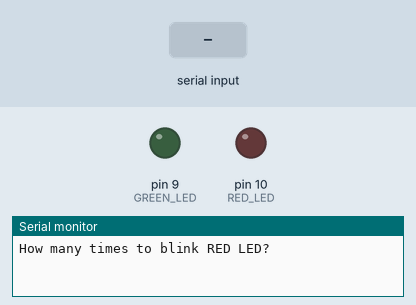
This sketch was run on a simulated Arduino Uno, built with avr-gcc and run on an emulated ATmega328P. Shown: output pins drawn as LEDs (lit = HIGH), the last lines printed to the serial monitor. The inputs (shaded band) are chosen by the test bench.

Above: at 0.9 s.
1.0 s: "90,45\n" received over Serial
At 1.1 s:
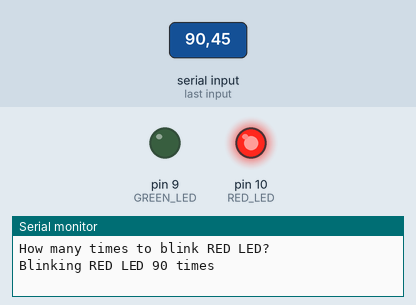
At 37.4 s:
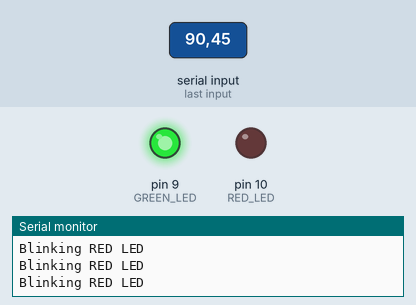
Timing chart, 0 to 38.5 s (numbered marks = the images above; inputs shaded):
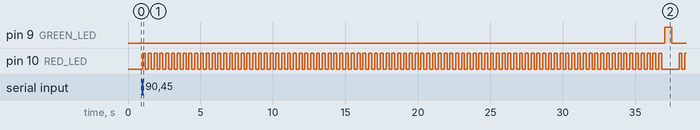

Measured:
- after the input at 1.0 s, pin 9 (GREEN_LED): LOW → HIGH after 36.0 s, → LOW 0.50 s later; pin 10 (RED_LED): goes 89 × (HIGH 0.20 s, LOW 0.20 s), HIGH 0.20 s, LOW 1.2 s, HIGH 0.20 s, LOW 0.20 s, then HIGH, starting at once

The sketch:

HelloTwoLEDs.ino
```cpp
int GREEN_LED = 9;
int RED_LED = 10;

int GREEN_ON_TIME = 500;
int GREEN_OFF_TIME = 500;
int NUM_GREEN_BLINKS = 1;

int RED_ON_TIME = 200;
int RED_OFF_TIME = 200;
int NUM_RED_BLINKS = 1;

String RED_BLINK_MSG = "Blinking RED LED";
String GREEN_BLINK_MSG = "Blinking GREEN LED";

void blinkLED(int pin, int onTime, int offTime) {
  digitalWrite(pin, HIGH);
  delay(onTime);
  digitalWrite(pin, LOW);
  delay(offTime);
}

void setup() {
  Serial.begin(9600);
  pinMode(GREEN_LED, OUTPUT);
  pinMode(RED_LED, OUTPUT);

  Serial.println("How many times to blink RED LED?");
  while (!Serial.available()) {
    // NOTHING DOING
  }
  NUM_RED_BLINKS = Serial.parseInt();
  Serial.println("Blinking RED LED " + String(NUM_RED_BLINKS) + " times");
}

void loop() {
  for (int i = 0; i < NUM_RED_BLINKS; i++) {
    blinkLED(RED_LED, RED_ON_TIME, RED_OFF_TIME);
    Serial.println(RED_BLINK_MSG);
  }
  for (int i = 0; i < NUM_GREEN_BLINKS; i++) {
    blinkLED(GREEN_LED, GREEN_ON_TIME, GREEN_OFF_TIME);
    Serial.println(GREEN_BLINK_MSG);
  }
}
```
